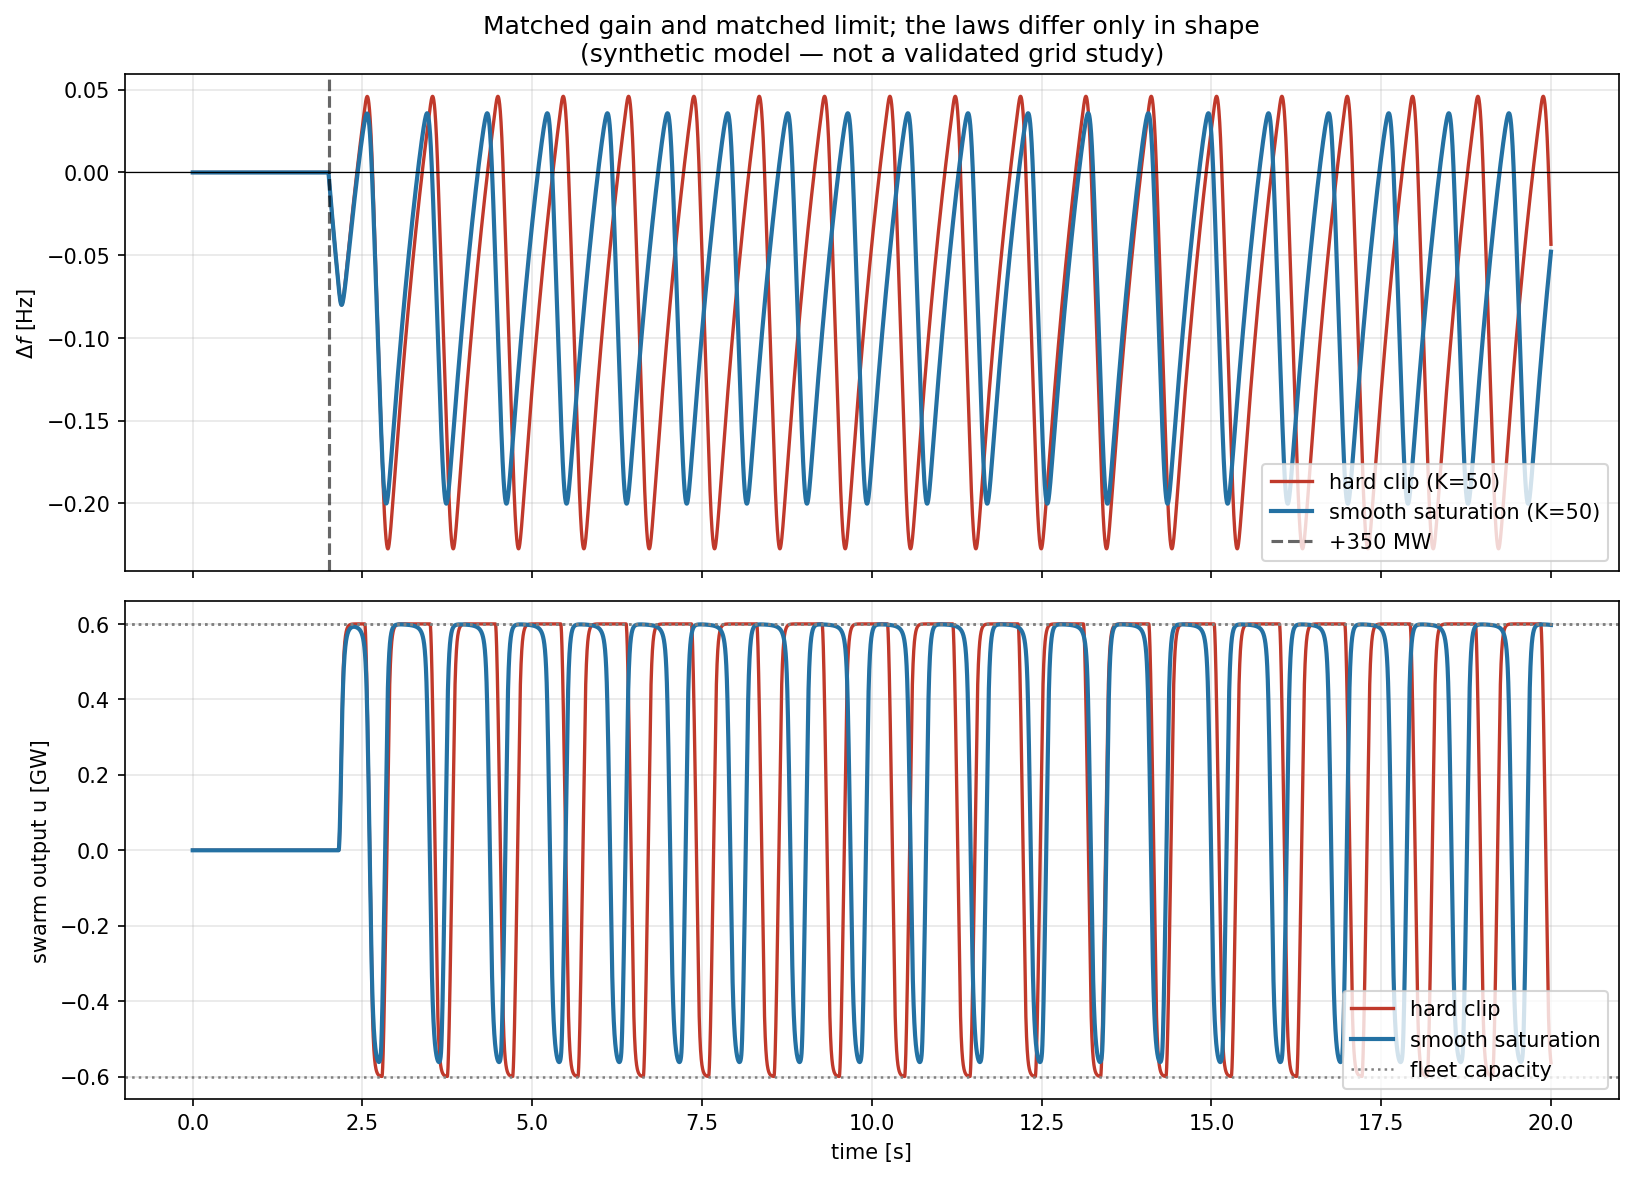

This figure's Python source:
# -*- coding: utf-8 -*-
"""
swarm_control_v2.py — saturating vs. clipped droop control in a low-inertia grid
================================================================================

Replaces "PSF-Zero Swarm Control Simulator". The rename is part of the fix:
the previous version's own docstring had already retracted the "legacy
diverges, PSF-Zero saves it" headline, and what is left is a narrow,
worthwhile question — does a SMOOTH saturation beat a HARD clip at the same
gain and the same physical limit? — which the old name oversold.

WHAT THE PREVIOUS VERSION GOT RIGHT.  Everything it claimed reproduces
exactly, and its self-criticism was accurate and unusually honest:

  * the `ro cof_max` SyntaxError is real (the file cannot be imported);
  * unclipped PSF-Zero really did peak at 0.6691 GW against a 0.60 GW fleet
    (+11.5%), while COMMANDING up to 84.76 GW;
  * the old settling-time metric really was always ~0.0 s;
  * and at the pasted defaults neither law diverges — measured Legacy
    osc=0.0666 / final=-0.102 against PSF-Zero osc=0.0755 / final=+0.0935,
    with nadir (-0.1582 Hz) and peak RoCoF (0.5 Hz/s) IDENTICAL between
    them, exactly as it said.

Two things it did not find.

 1. THE RATE LIMITER IS APPLIED TO THE WRONG VARIABLE, SO THE EFFECTIVE SLEW
    LIMIT IS PROPORTIONAL TO THE TIMESTEP.  The old loop does

        u_cmd = clip(u_cmd, u - r_max*dt, u + r_max*dt)
        u    += (u_cmd - u) * (dt/T)

    The clip bounds the *command* to within r_max*dt of u, and then u moves
    only dt/T of the way there, so the largest step u can take is
    r_max*dt * dt/T — an achieved slew rate of r_max*dt/T, not r_max.
    Measured, predicted against actual max|du/dt|, agreeing to 4 decimals:

        dt = 2.00 ms -> 0.96 GW/s      dt = 0.50 ms -> 0.24 GW/s
        dt = 1.00 ms -> 0.48 GW/s      dt = 0.10 ms -> 0.048 GW/s

    The nominal r_max_gw_s = 12 GW/s is never reached at any timestep. At
    the default dt = 1 ms the fleet is throttled to 0.48 GW/s — 25x slower
    than the parameter says.

    This makes the whole simulation UNCONVERGED, so none of its numbers
    mean anything physical. Refining the timestep throttles the controller
    further instead of resolving the dynamics, and the nadir gets
    monotonically worse:

        dt = 2.00 ms -> nadir -0.1313 Hz
        dt = 1.00 ms -> nadir -0.1582 Hz     (the default)
        dt = 0.50 ms -> nadir -0.2072 Hz
        dt = 0.25 ms -> nadir -0.2620 Hz
        dt = 0.10 ms -> nadir -0.3282 Hz     (2.5x the default's value)

    Fixed by rate-limiting a persistent setpoint state and then passing it
    through the inverter lag, so the achieved slew equals r_max at any dt
    and the solution converges as dt shrinks (verified below).

 2. THE TWO CONTROL LAWS DO NOT SHARE A GAIN, SO THE COMPARISON MEASURES
    THE WRONG THING.  With

        legacy    u = -Kf * df                       -> slope at 0 = Kf
        PSF-Zero  u = -Kf * df/sqrt(sigma^2 + df^2)  -> slope at 0 = Kf/sigma

    and sigma = 0.012, PSF-Zero's small-signal loop gain is 83x its Kf.
    At the pasted defaults that is 85/0.012 = 7083 GW/Hz against legacy's
    25 GW/Hz — a factor of 283. Even the writeup's "push Legacy to Kf=85
    too" fix still compares 85 against 7083. `sigma` is not a shape
    parameter in that form; it is a hidden gain multiplier.

    The consequence shows up directly in the steady state (there is no
    integral action, so a step disturbance leaves an offset
    df_ss = -dP/(D + gain)):

        legacy   Kf=25 -> -0.01357 Hz
        legacy   Kf=85 -> -0.00408 Hz
        PSF-Zero Kf=85 -> -0.0000494 Hz

    PSF-Zero's near-zero offset is 283x more loop gain, not geometry.

    Fixed by parameterising both laws the same way — a shared small-signal
    gain K and a shared saturation limit L:

        clipped:  u = clip(-K*df, -L, +L)
        smooth:   u = -K*df / sqrt(1 + (K*df/L)^2)

    Both have slope K at df = 0 and asymptote to L, so they differ ONLY in
    how they bend between the two. That is the comparison worth running,
    and it is the one this file now runs.

WHAT THE FAIR COMPARISON ACTUALLY SHOWS.  With the rate limiter fixed the
solution converges — nadir moves 1.4150 -> 1.4460 (2%) across a 20x range
of timesteps, against the old version's 150% — and the achieved slew is
11.2 GW/s against the nominal 12, independent of dt.

Matched K and matched limit, integrated absolute error after the
disturbance (lower is better):

    K [GW/Hz]   clipped IAE   smooth IAE   clipped sat%   smooth sat%
          5        1.0880       1.2260            0%            0%
         10        0.8366       0.6911           38%            0%
         25        1.4937       1.0631           78%            0%
         50        1.6726       1.4995           90%           43%
        200        1.7225       1.6911           97%           83%

So there is a crossover, and the smooth law is NOT uniformly better. At
K=5 nothing saturates and the smooth curve is 13% WORSE, because it starts
bending well before the limit and so gives away authority it did not need
to. From K=10 up it wins, by 17-29%, and the mechanism is visible in the
last two columns: the hard clip spends 38-97% of the run pinned against
the ceiling, chattering (oscillation std 0.041 vs 0.0008 at K=10), while
the smooth law rarely reaches it at all.

Raising the disturbance toward the ceiling at K=50 does not extend that
advantage monotonically either:

    dP = 350 MW (58% of capacity): clipped 1.6726 | smooth 1.4995
    dP = 500 MW (83%)            : clipped 1.3737 | smooth 0.5746
    dP = 580 MW (97%)            : clipped 0.5478 | smooth 0.5947

smooth is 2.4x better at 500 MW and slightly worse at 580 MW. Note also
that IAE FALLS as the disturbance grows for the clipped law — the error is
dominated by limit-cycle oscillation, not by the steady-state offset, and
a large enough disturbance parks the actuator in saturation and stops the
cycle. Any claim of the form "this control law is better" needs the
operating point attached to it.

AND THE OPERATING POINT IS FURTHER FROM "REGULATION" THAN ANY OF THIS
SUGGESTS.  With a 1 MW step, far below anything that saturates, the loop
settles for K <= 5 and does not for K >= 10:

    K =  1, 2, 3, 5  -> settles, oscillation std 0.000000
    K = 10           -> never settles, osc 0.0489
    K = 25           -> never settles, osc 0.0729

With a 150 ms delay this loop is simply unstable above K ~ 5. So every row
of the comparison at K >= 10 is measuring the amplitude of a LIMIT CYCLE
that the saturation is bounding — a legitimate thing to compare between two
saturation shapes, and arguably the thing that matters here, but not what
"settling time" or "oscillation" would ordinarily be taken to mean. The
previous file's defaults (legacy Kf=25, PSF-Zero effectively 7083) sat deep
inside this region for both arms, which is why neither ever settled and why
its "oscillation_std" numbers were limit-cycle amplitudes rather than
convergence rates.

KEPT FROM THE PREVIOUS VERSION: the capacity clip applied to both branches,
the corrected settling-time definition, and plot labels that state what was
configured rather than asserting an outcome. Plotting now uses the Agg
backend and never calls plt.show(), so the file runs headless.
"""

from __future__ import annotations

from dataclasses import dataclass
from typing import Dict, Optional, Tuple

import numpy as np

__all__ = ["GridParams", "SwarmParams", "SimParams", "simulate", "dt_convergence"]


@dataclass
class GridParams:
    M: float = 0.70      # [GW*s/Hz] inertia constant (very low)
    D: float = 0.8       # [GW/Hz] load damping
    tau: float = 0.150   # [s] communication delay
    T: float = 0.025     # [s] inverter time constant


@dataclass
class SwarmParams:
    N: int = 100_000
    p_device_max_kw: float = 6.0
    r_max_gw_s: float = 12.0     # physical slew limit, now actually achieved

    @property
    def capacity_gw(self) -> float:
        return self.N * self.p_device_max_kw / 1e6


@dataclass
class SimParams:
    t_end: float = 20.0
    dt: float = 0.001
    disturbance_time: float = 2.0
    disturbance_mw: float = 350.0


def _control(df: float, K: float, L: float, law: str) -> float:
    """Both laws: slope -K at df=0, magnitude bounded by L. Nothing else differs."""
    if law == "clipped":
        return float(np.clip(-K * df, -L, L))
    if law == "smooth":
        x = K * df
        return float(-x / np.sqrt(1.0 + (x / L) ** 2))
    if law == "none":
        return 0.0
    raise ValueError(f"unknown law {law!r}")


def simulate(grid: GridParams, swarm: SwarmParams, sim: SimParams,
             K: float, law: str = "smooth",
             limit_gw: Optional[float] = None) -> Tuple[np.ndarray, np.ndarray,
                                                        np.ndarray, Dict]:
    """Simulate the delayed droop loop.

    K       small-signal gain [GW/Hz], identical in meaning for every law
    law     "clipped" | "smooth" | "none"
    limit_gw saturation limit; defaults to the fleet's physical capacity
    """
    L = swarm.capacity_gw if limit_gw is None else float(limit_gw)
    dt = sim.dt
    delay_steps = max(1, int(round(grid.tau / dt)))
    steps = int(round(sim.t_end / dt)) + 1

    df_hist = np.zeros(delay_steps)   # circular buffer, no per-step reallocation
    head = 0
    df = 0.0
    u = 0.0        # actuator output after the inverter lag
    u_set = 0.0    # rate-limited setpoint (the state the slew limit acts on)

    t_arr = np.empty(steps)
    df_arr = np.empty(steps)
    u_arr = np.empty(steps)
    sat_arr = np.zeros(steps, dtype=bool)

    du_max = swarm.r_max_gw_s * dt   # now bounds the setpoint itself
    for k in range(steps):
        t = k * dt
        dP = sim.disturbance_mw / 1000.0 if t >= sim.disturbance_time else 0.0

        df_delayed = df_hist[head]
        u_cmd = _control(df_delayed, K, L, law)
        u_cmd = float(np.clip(u_cmd, -L, L))          # physical capacity, both laws
        sat_arr[k] = abs(u_cmd) > 0.99 * L

        # True slew limit: bound the SETPOINT's own step, then lag toward it.
        # The old code bounded u_cmd relative to u and then moved only dt/T of
        # the way, which made the achieved rate r_max*dt/T.
        u_set += float(np.clip(u_cmd - u_set, -du_max, du_max))
        u += (u_set - u) * (dt / max(1e-9, grid.T))

        ddf = (-grid.D * df - dP + u) / max(1e-9, grid.M)
        df += ddf * dt

        df_hist[head] = df
        head = (head + 1) % delay_steps

        t_arr[k] = t
        df_arr[k] = df
        u_arr[k] = u

    tol = 0.01
    after = t_arr >= sim.disturbance_time
    outside = (np.abs(df_arr) > tol) & after
    if np.any(outside):
        li = int(np.flatnonzero(outside)[-1])
        settling = None if li >= steps - 1 else float(t_arr[li] - sim.disturbance_time)
    else:
        settling = 0.0

    post = df_arr[t_arr >= 5.0]
    metrics = {
        "law": law,
        "K_gw_per_hz": K,
        "limit_gw": L,
        "Nadir_Hz": round(float(np.min(df_arr)), 4),
        "Max_RoCoF_Hz_s": round(float(np.max(np.abs(np.diff(df_arr) / dt))), 4),
        "Settling_Time_s": (round(settling, 3) if settling is not None else None),
        "Oscillation_Std": round(float(np.std(post)), 5),
        "Final_df_Hz": round(float(df_arr[-1]), 5),
        # Integrated absolute error after the disturbance: one number that does
        # not depend on whether a tolerance band happens to be crossed.
        "IAE_Hz_s": round(float(np.abs(df_arr[after]).sum() * dt), 4),
        "Max_abs_u_GW": round(float(np.max(np.abs(u_arr))), 4),
        "Achieved_slew_GW_s": round(float(np.max(np.abs(np.diff(u_arr))) / dt), 4),
        "Saturated_fraction": round(float(sat_arr[after].mean()), 4),
        "capacity_GW": L,
    }
    return t_arr, df_arr, u_arr, metrics


def dt_convergence(grid: GridParams, swarm: SwarmParams, sim: SimParams,
                   K: float, law: str, dts=(2e-3, 1e-3, 5e-4, 2.5e-4, 1e-4)) -> Dict:
    """Re-run at several timesteps. If these disagree, no other number here
    means anything -- which was the previous version's actual situation."""
    out = {}
    for dt in dts:
        sp = SimParams(t_end=sim.t_end, dt=dt,
                       disturbance_time=sim.disturbance_time,
                       disturbance_mw=sim.disturbance_mw)
        _, _, _, m = simulate(grid, swarm, sp, K, law)
        out[dt] = m
    return out


if __name__ == "__main__":
    import matplotlib
    matplotlib.use("Agg")          # headless: the old file called plt.show()
    import matplotlib.pyplot as plt

    grid, swarm, sim = GridParams(), SwarmParams(), SimParams()
    L = swarm.capacity_gw
    print("Saturating vs. clipped droop control, matched gain and limit")
    print("=" * 78)
    print(f"fleet capacity {L:.2f} GW | delay {grid.tau*1000:.0f} ms | "
          f"M={grid.M} GW*s/Hz | disturbance +{sim.disturbance_mw:.0f} MW")

    print("\n--- timestep convergence (the old version had none) ---")
    print(f"  {'dt [ms]':>8} {'nadir':>10} {'IAE':>9} {'osc':>9} {'achieved slew':>15}")
    for dt, m in dt_convergence(grid, swarm, sim, 25.0, "smooth").items():
        print(f"  {dt*1000:>8.3f} {m['Nadir_Hz']:>10.4f} {m['IAE_Hz_s']:>9.4f} "
              f"{m['Oscillation_Std']:>9.5f} {m['Achieved_slew_GW_s']:>15.3f}")

    print("\n--- matched comparison: same K, same limit, only the bend differs ---")
    print(f"  {'K [GW/Hz]':>10} {'law':>9} {'nadir':>9} {'IAE':>9} {'osc':>9} "
          f"{'final df':>10} {'sat frac':>9}")
    for K in (5.0, 10.0, 25.0, 50.0, 100.0, 200.0):
        for law in ("clipped", "smooth"):
            _, _, _, m = simulate(grid, swarm, sim, K, law)
            print(f"  {K:>10.1f} {law:>9} {m['Nadir_Hz']:>9.4f} {m['IAE_Hz_s']:>9.4f} "
                  f"{m['Oscillation_Std']:>9.5f} {m['Final_df_Hz']:>10.5f} "
                  f"{m['Saturated_fraction']:>9.2%}")

    print("\n--- where saturation is actually exercised: bigger disturbance ---")
    for mw in (350.0, 500.0, 580.0):
        sp = SimParams(disturbance_mw=mw)
        row = []
        for law in ("clipped", "smooth"):
            _, _, _, m = simulate(grid, swarm, sp, 50.0, law)
            row.append(m)
        print(f"  dP={mw:>5.0f} MW ({mw/1000/L:>4.0%} of capacity): "
              f"clipped IAE={row[0]['IAE_Hz_s']:.4f} sat={row[0]['Saturated_fraction']:.0%} | "
              f"smooth IAE={row[1]['IAE_Hz_s']:.4f} sat={row[1]['Saturated_fraction']:.0%}")

    t1, d1, u1, m1 = simulate(grid, swarm, sim, 50.0, "clipped")
    t2, d2, u2, m2 = simulate(grid, swarm, sim, 50.0, "smooth")
    fig, axs = plt.subplots(2, 1, figsize=(11, 8), sharex=True)
    axs[0].plot(t1, d1, color="#c0392b", lw=1.6, label="hard clip (K=50)")
    axs[0].plot(t2, d2, color="#2471a3", lw=2.0, label="smooth saturation (K=50)")
    axs[0].axvline(sim.disturbance_time, color="k", ls="--", alpha=.6,
                   label=f"+{sim.disturbance_mw:.0f} MW")
    axs[0].axhline(0, color="k", lw=.6)
    axs[0].set_ylabel(r"$\Delta f$ [Hz]")
    axs[0].set_title("Matched gain and matched limit; the laws differ only in shape\n"
                     "(synthetic model — not a validated grid study)")
    axs[0].legend(loc="lower right"); axs[0].grid(alpha=.3)
    axs[1].plot(t1, u1, color="#c0392b", lw=1.6, label="hard clip")
    axs[1].plot(t2, u2, color="#2471a3", lw=2.0, label="smooth saturation")
    for s in (1, -1):
        axs[1].axhline(s * L, color="grey", ls=":", lw=1.2)
    axs[1].axhline(L, color="grey", ls=":", lw=1.2, label="fleet capacity")
    axs[1].set_ylabel("swarm output u [GW]"); axs[1].set_xlabel("time [s]")
    axs[1].legend(loc="lower right"); axs[1].grid(alpha=.3)
    fig.tight_layout()
    fig.savefig("swarm_control_v2.png", dpi=150, bbox_inches="tight")
    print("\nPlot written to swarm_control_v2.png")
